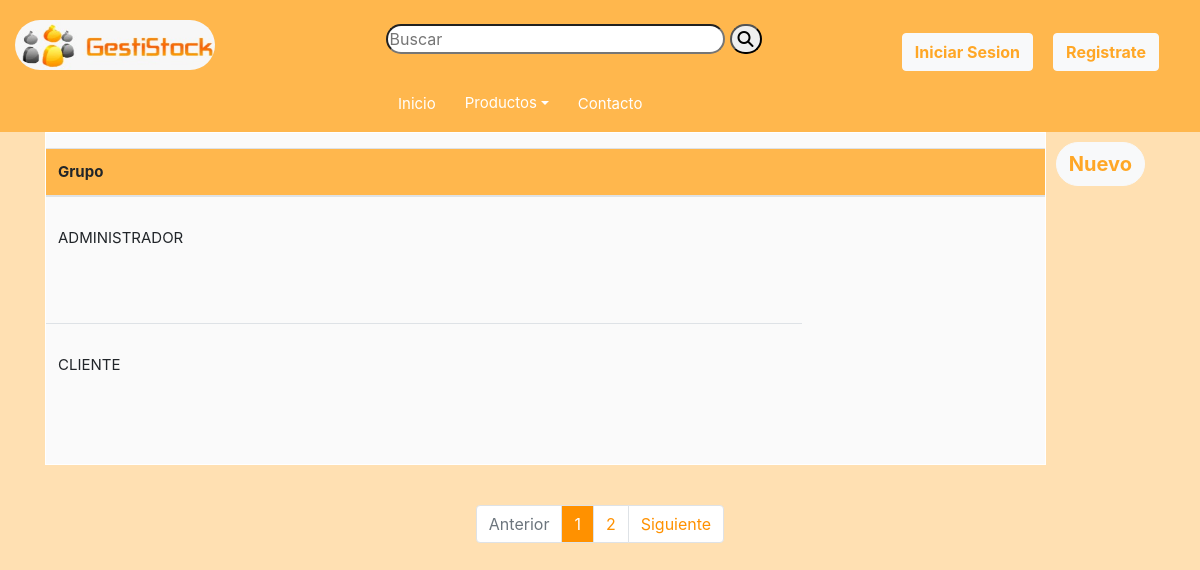
The page /listarGrupos.php?pagina=1 on the database as committed earlier.
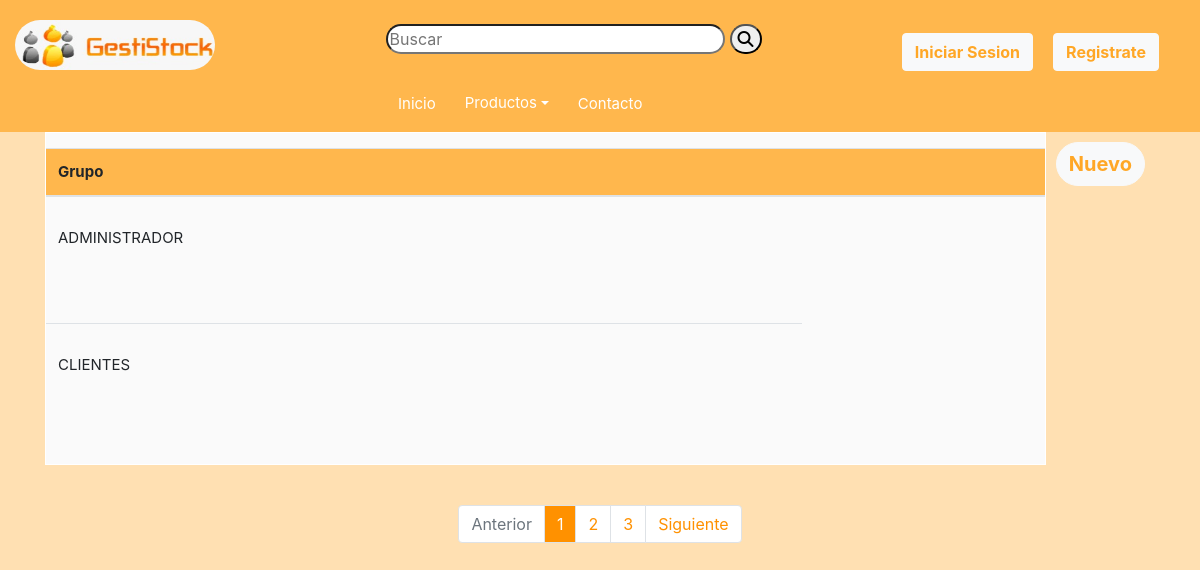
The same page on the database as committed later.
### tables this page shows
CREATE TABLE `grupos` (
  `idGrupo` int(11) NOT NULL,
  `nombreGrupo` varchar(45) NOT NULL
);

### listarGrupos.php (the view, shortened to what this page needs)
<?php
require("conexion.php");
$Selectgrupos=mysqli_query($conexion,"SELECT * FROM grupos ORDER BY nombreGrupo ASC");
$grupos_x_pag = 2;
$total_grupos = mysqli_num_rows($Selectgrupos);
$paginas = $total_grupos / $grupos_x_pag;
$paginas = ceil($paginas);
          if (isset($_GET['pagina'])) {
            require("header.php");
            $iniciar = ($_GET['pagina'] - 1) * $grupos_x_pag;
            $grupos=mysqli_query($conexion,"SELECT * FROM grupos ORDER BY nombreGrupo ASC limit $iniciar,$grupos_x_pag");
        ?>
<div class="container">
    <div class="row">
        <div class="col-md-12">
            <a href="asignarPermisos.php" style="border-radius:30px;font-size:20px;float:right" class="btn btn-light">Nuevo</a>
            <div id="result" style="border: 1px solid white;overflow-y: scroll;background:#fafafa;padding-top:15px">
                <table class="table striped" style="background:#fafafa;height:300px">
                    <thead>
                        <tr>
                            <th>Grupo</th>
                            <th></th>
                            <th></th>
                        </tr>
                    </thead>
                    <tbody>
                        <?php while($r=mysqli_fetch_array($grupos)){ ?>
                                <tr>
                                    <td style="padding-top:30px"><?php echo $r['nombreGrupo'];?></td>
                                </tr>
                                <div data-backdrop="static"  class="modal fade" id="info<?php echo $r['idGrupo'];?>">
                                <div class="col-md-12 modal-dialog" >
    <?php
    }
    ?>
                    </tbody>
                </table>
        </div>
    </div>
</div>
<?php } ?>
 <div class="container" style="padding-top:40px">
  <nav arial-label="page navigation">
    <ul class="pagination justify-content-center">
      <li class="page-item <?php echo $_GET['pagina'] <= 1 ? 'disabled' : '' ?>"><a class="page-link" href="listarGrupos.php?pagina=<?php echo $_GET['pagina'] - 1 ?>">Anterior</a></li>
      <?php for ($i = 1; $i <= $paginas; $i++) : ?>
        <li class="<?php echo $_GET['pagina'] == $i ? 'active' : '' ?>"><a class="page-link" href="listarGrupos.php?pagina=<?php echo $i ?>"><?php echo $i ?></a></li>
      <?php endfor ?>
      <li class="page-item <?php echo $_GET['pagina'] >= $paginas ? 'disabled' : '' ?>"><a class="page-link" href="listarGrupos.php?pagina=<?php echo $_GET['pagina'] + 1 ?>">Siguiente</a></li>
    </ul>
  </nav>
</div>

Rows that differ between the two databases and show on the page:
removed grupos: nombreGrupo "CLIENTE"
added grupos: nombreGrupo "CLIENTES"
Other text that changed with them:
new list line: "3"
